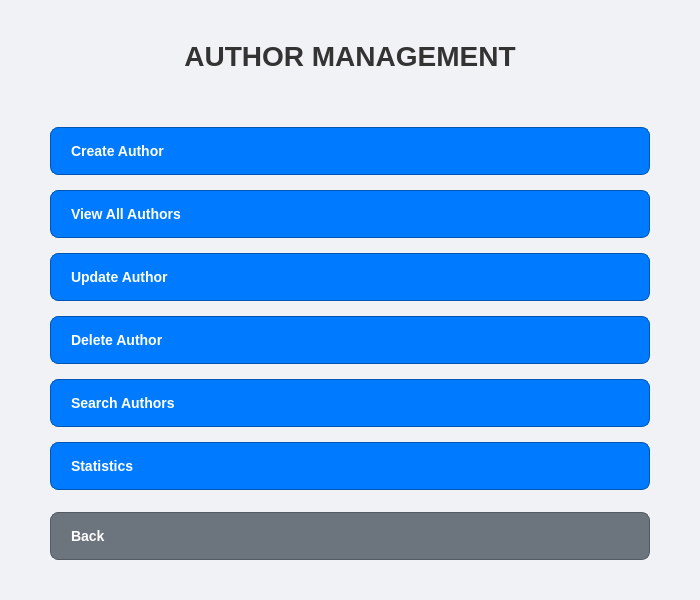
<?xml version="1.0" encoding="UTF-8"?>
<ui version="4.0">
 <class>AuthorManagementWidget</class>
 <widget class="QWidget" name="AuthorManagementWidget">
  <property name="geometry">
   <rect>
    <x>0</x>
    <y>0</y>
    <width>700</width>
    <height>550</height>
   </rect>
  </property>
  <property name="windowTitle">
   <string>Author Management</string>
  </property>
  <property name="styleSheet">
   <string notr="true">/* --- Tổng thể Widget --- */
QWidget#AuthorManagementWidget {
    background-color: #f0f2f5; /* Nền sáng */
    font-family: Arial, sans-serif;
}

/* --- Tiêu đề --- */
QLabel#titleLabel {
    color: #333333;
    font-size: 28px;
    font-weight: bold;
    padding-bottom: 20px;
}

/* --- Các nút bấm chức năng --- */
QPushButton {
    background-color: #e0e6f0;
    color: #333333;
    border: 1px solid #c0c8d8;
    border-radius: 8px;
    padding: 15px 20px; /* Nút lớn */
    font-size: 14px;
    font-weight: 600;
    text-align: left; /* Căn lề trái cho text */
    icon-size: 24px 24px; /* Kích thước icon */
    qproperty-iconPadding: 10px; /* Khoảng cách icon và text */
}

QPushButton:hover {
    background-color: #d0d6e0;
    border-color: #a0a8b8;
}

/* Nút bấm chính (màu xanh) */
QPushButton#createAuthorButton,
QPushButton#viewAllAuthorsButton,
QPushButton#updateAuthorButton,
QPushButton#deleteAuthorButton,
QPushButton#searchAuthorsButton,
QPushButton#statisticsButton {
    background-color: #007bff; /* Màu xanh dương */
    color: white;
    border-color: #0056b3;
}
QPushButton#createAuthorButton:hover,
QPushButton#viewAllAuthorsButton:hover,
QPushButton#updateAuthorButton:hover,
QPushButton#deleteAuthorButton:hover,
QPushButton#searchAuthorsButton:hover,
QPushButton#statisticsButton:hover {
    background-color: #0056b3;
}

/* Nút "Back" (màu xám) */
QPushButton#backButton {
    background-color: #6c757d;
    color: white;
    border-color: #545b62;
}
QPushButton#backButton:hover {
    background-color: #545b62;
}</string>
  </property>
  <layout class="QVBoxLayout" name="verticalLayout">
   <property name="spacing">
    <number>15</number>
   </property>
   <property name="leftMargin">
    <number>50</number>
   </property>
   <property name="topMargin">
    <number>40</number>
   </property>
   <property name="rightMargin">
    <number>50</number>
   </property>
   <property name="bottomMargin">
    <number>40</number>
   </property>
   <item>
    <widget class="QLabel" name="titleLabel">
     <property name="text">
      <string>AUTHOR MANAGEMENT</string> </property>
     <property name="alignment">
      <set>Qt::AlignCenter</set>
     </property>
    </widget>
   </item>
   <item>
    <spacer name="verticalSpacer_Top">
     <property name="orientation">
      <enum>Qt::Vertical</enum>
     </property>
     <property name="sizeType">
      <enum>QSizePolicy::Fixed</enum>
     </property>
     <property name="sizeHint" stdset="0">
      <size>
       <width>20</width>
       <height>20</height>
      </size>
     </property>
    </spacer>
   </item>
   <item>
    <widget class="QPushButton" name="createAuthorButton">
     <property name="text">
      <string>Create Author</string>
     </property>
     <property name="icon">
      <iconset resource="../../resources/icons.qrc">
       <normaloff>:/icons/add_user.png</normaloff> </iconset>
     </property>
    </widget>
   </item>
   <item>
    <widget class="QPushButton" name="viewAllAuthorsButton">
     <property name="text">
      <string>View All Authors</string>
     </property>
     <property name="icon">
      <iconset resource="../../resources/icons.qrc">
       <normaloff>:/icons/view_users.png</normaloff> </iconset>
     </property>
    </widget>
   </item>
   <item>
    <widget class="QPushButton" name="updateAuthorButton">
     <property name="text">
      <string>Update Author</string>
     </property>
     <property name="icon">
      <iconset resource="../../resources/icons.qrc">
       <normaloff>:/icons/edit_user.png</normaloff> </iconset>
     </property>
    </widget>
   </item>
   <item>
    <widget class="QPushButton" name="deleteAuthorButton">
     <property name="text">
      <string>Delete Author</string>
     </property>
     <property name="icon">
      <iconset resource="../../resources/icons.qrc">
       <normaloff>:/icons/delete_user.png</normaloff> </iconset>
     </property>
    </widget>
   </item>
   <item>
    <widget class="QPushButton" name="searchAuthorsButton">
     <property name="text">
      <string>Search Authors</string>
     </property>
     <property name="icon">
      <iconset resource="../../resources/icons.qrc">
       <normaloff>:/icons/search.png</normaloff> </iconset>
     </property>
    </widget>
   </item>
   <item>
    <widget class="QPushButton" name="statisticsButton">
     <property name="text">
      <string>Statistics</string>
     </property>
     <property name="icon">
      <iconset resource="../../resources/icons.qrc">
       <normaloff>:/icons/statistics.png</normaloff> </iconset>
     </property>
    </widget>
   </item>
   <item>
    <spacer name="verticalSpacer_Bottom">
     <property name="orientation">
      <enum>Qt::Vertical</enum>
     </property>
     <property name="sizeType">
      <enum>QSizePolicy::Expanding</enum>
     </property>
    </spacer>
   </item>
   <item>
    <widget class="QPushButton" name="backButton">
     <property name="text">
      <string>Back</string>
     </property>
     <property name="icon">
      <iconset resource="../../resources/icons.qrc">
       <normaloff>:/icons/back.png</normaloff> </iconset>
     </property>
    </widget>
   </item>
  </layout>
 </widget>
 <resources>
  <include location="../../resources/icons.qrc"/>
 </resources>
 <connections/>
</ui>
